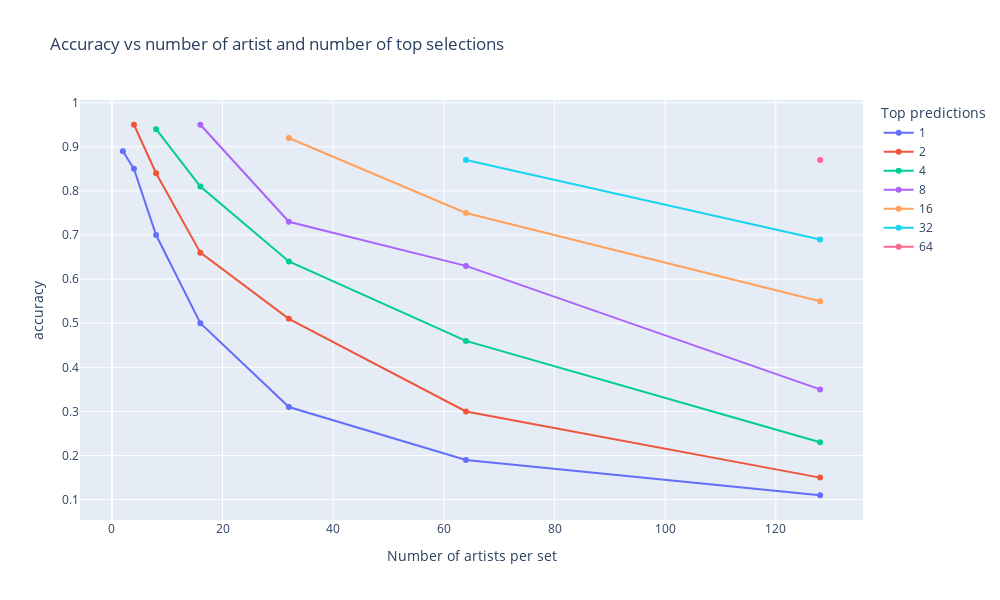

Notebook code for this chart:
### Code cell
fig = px.line(result_df, x='n_artist', y='accuracy', color='top_n', 
              title='Accuracy vs number of artist and number of top selections', 
              labels={'n_artist': 'Number of artists per set', 'top_n': 'Top predictions'}).update_traces(mode='lines+markers')
fig.update_layout(
    autosize=False,
    width=1000,
    height=600,)
fig.show()

### Figure 1 — Plotly figure (JSON) as saved in the notebook; plotly's stock layout.template omitted (floating-point values rounded to 4 significant figures)
{"data": [{"hovertemplate": "Top predictions=1<br>Number of artists per set=%{x}<br>accuracy=%{y}<extra></extra>", "legendgroup": "1", "line": {"color": "#636efa", "dash": "solid"}, "marker": {"symbol": "circle"}, "mode": "lines+markers", "name": "1", "orientation": "v", "showlegend": true, "type": "scatter", "x": [2, 4, 8, 16, 32, 64, 128], "xaxis": "x", "y": [0.89, 0.85, 0.7, 0.5, 0.31, 0.19, 0.11], "yaxis": "y"}, {"hovertemplate": "Top predictions=2<br>Number of artists per set=%{x}<br>accuracy=%{y}<extra></extra>", "legendgroup": "2", "line": {"color": "#EF553B", "dash": "solid"}, "marker": {"symbol": "circle"}, "mode": "lines+markers", "name": "2", "orientation": "v", "showlegend": true, "type": "scatter", "x": [4, 8, 16, 32, 64, 128], "xaxis": "x", "y": [0.95, 0.84, 0.66, 0.51, 0.3, 0.15], "yaxis": "y"}, {"hovertemplate": "Top predictions=4<br>Number of artists per set=%{x}<br>accuracy=%{y}<extra></extra>", "legendgroup": "4", "line": {"color": "#00cc96", "dash": "solid"}, "marker": {"symbol": "circle"}, "mode": "lines+markers", "name": "4", "orientation": "v", "showlegend": true, "type": "scatter", "x": [8, 16, 32, 64, 128], "xaxis": "x", "y": [0.94, 0.81, 0.64, 0.46, 0.23], "yaxis": "y"}, {"hovertemplate": "Top predictions=8<br>Number of artists per set=%{x}<br>accuracy=%{y}<extra></extra>", "legendgroup": "8", "line": {"color": "#ab63fa", "dash": "solid"}, "marker": {"symbol": "circle"}, "mode": "lines+markers", "name": "8", "orientation": "v", "showlegend": true, "type": "scatter", "x": [16, 32, 64, 128], "xaxis": "x", "y": [0.95, 0.73, 0.63, 0.35], "yaxis": "y"}, {"hovertemplate": "Top predictions=16<br>Number of artists per set=%{x}<br>accuracy=%{y}<extra></extra>", "legendgroup": "16", "line": {"color": "#FFA15A", "dash": "solid"}, "marker": {"symbol": "circle"}, "mode": "lines+markers", "name": "16", "orientation": "v", "showlegend": true, "type": "scatter", "x": [32, 64, 128], "xaxis": "x", "y": [0.92, 0.75, 0.55], "yaxis": "y"}, {"hovertemplate": "Top predictions=32<br>Number of artists per set=%{x}<br>accuracy=%{y}<extra></extra>", "legendgroup": "32", "line": {"color": "#19d3f3", "dash": "solid"}, "marker": {"symbol": "circle"}, "mode": "lines+markers", "name": "32", "orientation": "v", "showlegend": true, "type": "scatter", "x": [64, 128], "xaxis": "x", "y": [0.87, 0.69], "yaxis": "y"}, {"hovertemplate": "Top predictions=64<br>Number of artists per set=%{x}<br>accuracy=%{y}<extra></extra>", "legendgroup": "64", "line": {"color": "#FF6692", "dash": "solid"}, "marker": {"symbol": "circle"}, "mode": "lines+markers", "name": "64", "orientation": "v", "showlegend": true, "type": "scatter", "x": [128], "xaxis": "x", "y": [0.87], "yaxis": "y"}], "layout": {"autosize": false, "height": 600, "legend": {"title": {"text": "Top predictions"}, "tracegroupgap": 0}, "title": {"text": "Accuracy vs number of artist and number of top selections"}, "width": 1000, "xaxis": {"anchor": "y", "domain": [0, 1], "title": {"text": "Number of artists per set"}}, "yaxis": {"anchor": "x", "domain": [0, 1], "title": {"text": "accuracy"}}}}
